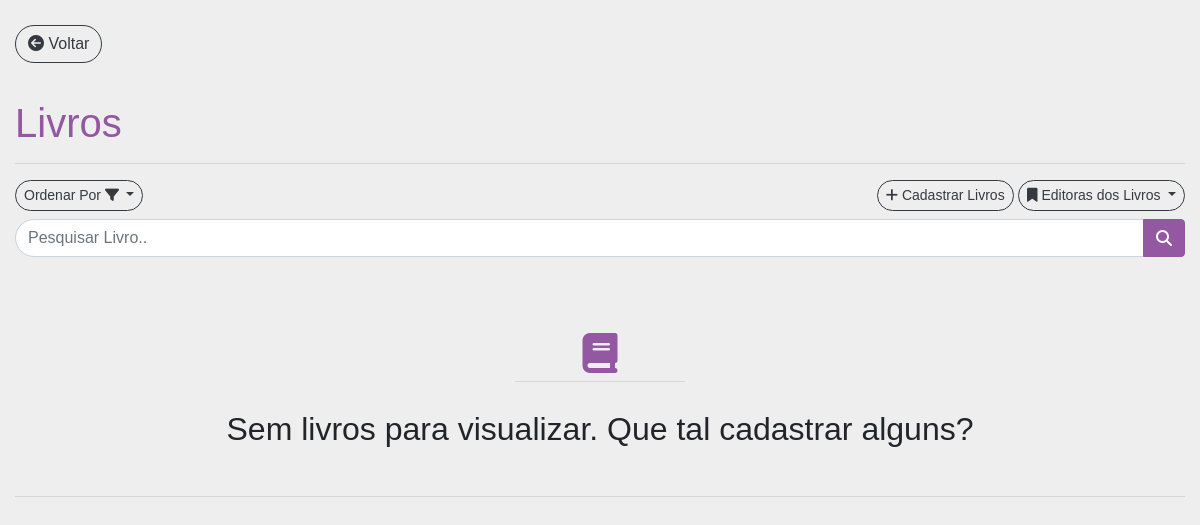
The app's page /views/livros.php (signed in), older data.
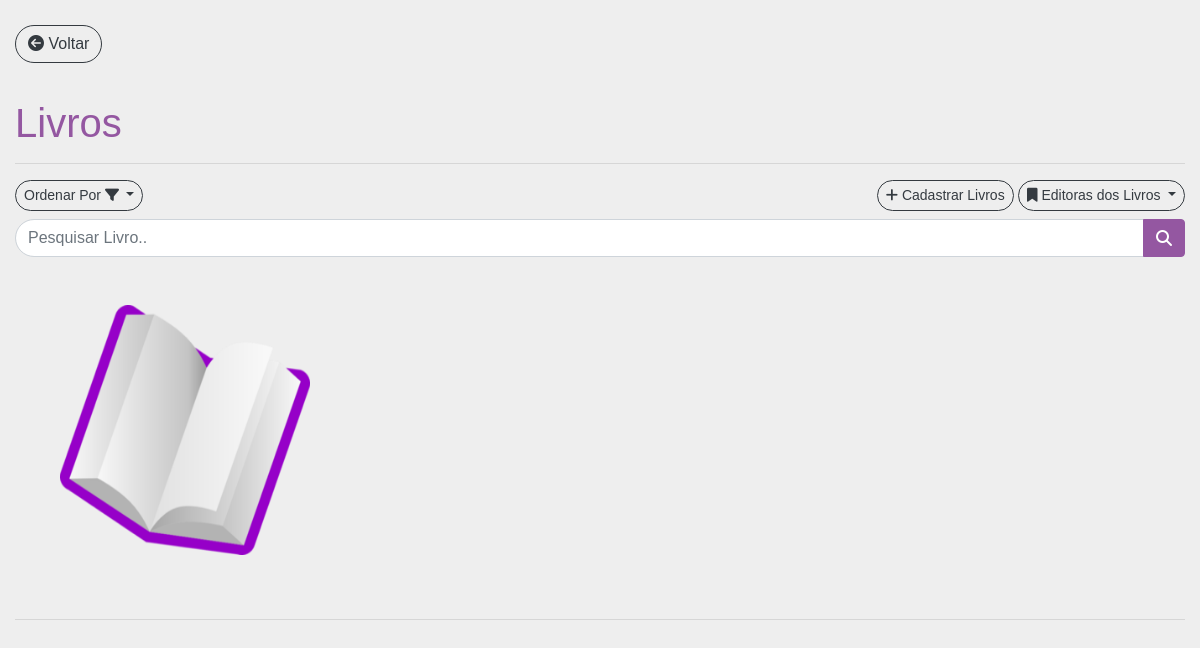
The same page, newer data.
### tables this page shows
CREATE TABLE `livro` (
  `cod` int(10) NOT NULL,
  `cod_editora` int(10) NOT NULL,
  `titulo` varchar(35) NOT NULL,
  `autor` varchar(55) NOT NULL,
  `edicao` varchar(35) NOT NULL,
  `sinopse` varchar(1024) NOT NULL,
  `genero` varchar(25) NOT NULL,
  `alugado` tinyint(1) NOT NULL,
  `reservado` tinyint(1) NOT NULL
);

### views/livros.php (the view, shortened to what this page needs)
<?php
    $consulta = "SELECT * FROM livro";
    $objDb = new db();
    $link = $objDb->conecta_mysql();
    $con      = mysqli_query($link,$consulta) or die();
    $VERIFICADOR = false;
?>
<link rel="stylesheet" href="../css/livros.css">
<link rel="stylesheet" href="https://use.fontawesome.com/releases/v5.8.2/css/all.css"
>
<div class="container-fluid">
    <div class="row" style="padding-top: 25px">
        <div class="col-xl-12 mx-auto actions">
                <a href="./home.php" class="btn btn-outline-dark" style="border-radius: 30px"><i class="fa fa-arrow-circle-left">
                </i> Voltar</a>
        </div>
        <div class="col-xl-12 mt-3 mx-auto actions" style="padding-top: 20px">
            <h1 class="font-weight-lighter title-second" style="border: bold;">Livros</h1>
            <hr>
            <div class="row">
                <div class="col-lg-6">
                    <div class="dropdown nav">
                        <button class="btn btn-outline-dark dropdown-toggle btn-sm" type="button" id="dropdownMenuButton" data-toggle="dropdown" aria-haspopup="true" aria-expanded="false"  style="border-radius: 30px;">
                            Ordenar Por <i class="fa fa-filter"></i>
                        </button>
                    </div>
                </div>
                <div class="col-lg-6 text-right">
                    <div class="dropdown">
                        <a href="#modal" data-toggle="modal" class="btn btn-outline-dark btn-sm" style="border-radius: 30px;"><i class="fa fa-plus"></i> Cadastrar Livros</a>
                        <button class="btn btn-outline-dark dropdown-toggle btn-sm" type="button" id="dropdownMenuButton" data-toggle="dropdown" aria-haspopup="true" aria-expanded="false"  style="border-radius: 30px;">
                        <i class="fa fa-bookmark"></i> Editoras dos Livros
                        </button>
                    </div>
                </div>
                <div class="col-lg-12 text-right mt-2">
                    <div class="input-group">
                        <input type="text" class="form-control" name="input-search" placeholder="Pesquisar Livro.." style="border-top-left-radius: 20px; border-bottom-left-radius: 20px">
                        <div class="input-group-append">
                            <button class="btn btn-dark-purple" type="button" id="show-form"><i class="fa fa-search"></i></button>
                        </div>
                    </div>
                </div>
                <?php while($dado = $con->fetch_array()) {  if($dado['reservado'] == 0) { ?>
                        <div style="width:auto; padding-left:60px" class="col-lg-3 py-5 card-news">
                            <img src="../img/livroroxo.png" style="width:250px;height:250px" class="img-assoc image" alt="">
                        </div>
                <?php $VERIFICADOR = true; } }?>
                <?php if(!($VERIFICADOR)) { ?>
                    <div class="col-xl-12 mt-3 mx-auto actions" style="padding-top: 20px">
                        <div class="row">
                            <div class='col-2 mx-auto text-center' style='padding-top: 40px'>
                                <h1><i class='fas fa-book' style='color: #9457A1'></i></h1>
                                <hr class='my-1'>
                            </div>
                        </div>
                        <div class='row mt-4'>
                            <div class='col-12 text-center'>
                                <h2 class='font-weight-lighter'>Sem livros para visualizar. Que tal cadastrar alguns?</h2>
                                <br>
                            </div>
                        </div>
                    </div>
                <?php  } ?>
            </div>
        <hr>
    </div>
</div>

### views/livros.php (style rules this page uses)
.title-second { color: #9457A1; }
.image { opacity: 1; display: block; width: 100%; height: auto; transition: .5s ease; backface-visibility: hidden; }
div { display: inline-block; }

Row changes from the older to the newer data that the page shows:
added livro: reservado 0 (drawn)
Text that changed along with them:
text no longer shown: "Sem livros para visualizar. Que tal cadastrar alguns?"
